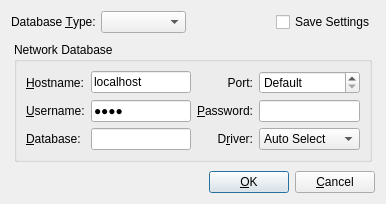
<?xml version="1.0" encoding="UTF-8"?>
<ui version="4.0">
 <author>He Hui</author>
 <class>DatabaseConnecterDialogUI</class>
 <widget class="QDialog" name="DatabaseConnecterDialogUI">
  <property name="geometry">
   <rect>
    <x>0</x>
    <y>0</y>
    <width>386</width>
    <height>187</height>
   </rect>
  </property>
  <property name="windowTitle">
   <string>Database Connecter</string>
  </property>
  <layout class="QVBoxLayout" name="verticalLayout">
   <item>
    <layout class="QHBoxLayout" name="horizontalLayout">
     <item>
      <widget class="QLabel" name="databaseTypeLabel">
       <property name="text">
        <string>Database &amp;Type:</string>
       </property>
       <property name="buddy">
        <cstring>databaseTypeComboBox</cstring>
       </property>
      </widget>
     </item>
     <item>
      <widget class="QComboBox" name="databaseTypeComboBox">
       <property name="sizePolicy">
        <sizepolicy hsizetype="Expanding" vsizetype="Fixed">
         <horstretch>0</horstretch>
         <verstretch>0</verstretch>
        </sizepolicy>
       </property>
       <property name="toolTip">
        <string>Database Type</string>
       </property>
       <property name="statusTip">
        <string>Database Type</string>
       </property>
       <property name="whatsThis">
        <string>Database Type</string>
       </property>
      </widget>
     </item>
     <item>
      <spacer name="horizontalSpacer">
       <property name="orientation">
        <enum>Qt::Horizontal</enum>
       </property>
       <property name="sizeHint" stdset="0">
        <size>
         <width>40</width>
         <height>20</height>
        </size>
       </property>
      </spacer>
     </item>
     <item>
      <widget class="QCheckBox" name="checkBoxSaveSettings">
       <property name="text">
        <string>Save Settings</string>
       </property>
      </widget>
     </item>
    </layout>
   </item>
   <item>
    <widget class="QStackedWidget" name="stackedWidget">
     <property name="currentIndex">
      <number>0</number>
     </property>
     <widget class="QWidget" name="networkDatabasePage">
      <layout class="QGridLayout" name="gridLayout">
       <property name="leftMargin">
        <number>3</number>
       </property>
       <property name="topMargin">
        <number>3</number>
       </property>
       <property name="rightMargin">
        <number>3</number>
       </property>
       <property name="bottomMargin">
        <number>3</number>
       </property>
       <item row="0" column="0">
        <widget class="QGroupBox" name="networkDatabaseGroupbox">
         <property name="title">
          <string>Network Database</string>
         </property>
         <property name="flat">
          <bool>false</bool>
         </property>
         <property name="checkable">
          <bool>false</bool>
         </property>
         <property name="checked">
          <bool>false</bool>
         </property>
         <layout class="QGridLayout">
          <item row="2" column="0">
           <widget class="QLabel" name="databaseNameLabel">
            <property name="text">
             <string>&amp;Database:</string>
            </property>
            <property name="buddy">
             <cstring>databaseNameEdit</cstring>
            </property>
           </widget>
          </item>
          <item row="2" column="1">
           <widget class="QLineEdit" name="databaseNameEdit">
            <property name="toolTip">
             <string>Database Name</string>
            </property>
            <property name="statusTip">
             <string>Database Name</string>
            </property>
            <property name="whatsThis">
             <string>Database Name</string>
            </property>
            <property name="text">
             <string notr="true"/>
            </property>
           </widget>
          </item>
          <item row="2" column="2">
           <widget class="QLabel" name="driverLabel">
            <property name="text">
             <string>D&amp;river:</string>
            </property>
            <property name="alignment">
             <set>Qt::AlignRight|Qt::AlignTrailing|Qt::AlignVCenter</set>
            </property>
            <property name="buddy">
             <cstring>driverCombo</cstring>
            </property>
           </widget>
          </item>
          <item row="2" column="3">
           <widget class="QComboBox" name="driverCombo">
            <property name="sizePolicy">
             <sizepolicy hsizetype="Expanding" vsizetype="Fixed">
              <horstretch>0</horstretch>
              <verstretch>0</verstretch>
             </sizepolicy>
            </property>
            <property name="toolTip">
             <string>Database Driver</string>
            </property>
            <property name="statusTip">
             <string>Database Driver</string>
            </property>
            <property name="whatsThis">
             <string>Database Driver</string>
            </property>
            <item>
             <property name="text">
              <string>Auto Select</string>
             </property>
            </item>
           </widget>
          </item>
          <item row="0" column="0">
           <widget class="QLabel" name="hostNameLabel">
            <property name="text">
             <string>&amp;Hostname:</string>
            </property>
            <property name="buddy">
             <cstring>hostnameEdit</cstring>
            </property>
           </widget>
          </item>
          <item row="0" column="1">
           <widget class="QLineEdit" name="hostnameEdit">
            <property name="toolTip">
             <string>Host Name Or IP Address Of The Database Server</string>
            </property>
            <property name="statusTip">
             <string>Host Name Or IP Address Of The Database Server</string>
            </property>
            <property name="whatsThis">
             <string>Host Name Or IP Address Of The Database Server</string>
            </property>
            <property name="text">
             <string notr="true">localhost</string>
            </property>
           </widget>
          </item>
          <item row="0" column="2">
           <widget class="QLabel" name="portLabel">
            <property name="text">
             <string>Port:</string>
            </property>
            <property name="alignment">
             <set>Qt::AlignRight|Qt::AlignTrailing|Qt::AlignVCenter</set>
            </property>
            <property name="buddy">
             <cstring>portSpinBox</cstring>
            </property>
           </widget>
          </item>
          <item row="0" column="3">
           <widget class="QSpinBox" name="portSpinBox">
            <property name="toolTip">
             <string>Port Of The Database Server</string>
            </property>
            <property name="statusTip">
             <string>Port Of The Database Server</string>
            </property>
            <property name="whatsThis">
             <string>Port Of The Database Server</string>
            </property>
            <property name="specialValueText">
             <string>Default</string>
            </property>
            <property name="minimum">
             <number>0</number>
            </property>
            <property name="maximum">
             <number>65535</number>
            </property>
            <property name="value">
             <number>0</number>
            </property>
           </widget>
          </item>
          <item row="1" column="0">
           <widget class="QLabel" name="userNameLabel">
            <property name="text">
             <string>&amp;Username:</string>
            </property>
            <property name="buddy">
             <cstring>userNameEdit</cstring>
            </property>
           </widget>
          </item>
          <item row="1" column="1">
           <widget class="QLineEdit" name="userNameEdit">
            <property name="toolTip">
             <string>User Name Of The Database Server</string>
            </property>
            <property name="statusTip">
             <string>User Name Of The Database Server</string>
            </property>
            <property name="whatsThis">
             <string>User Name Of The Database Server</string>
            </property>
            <property name="text">
             <string notr="true">root</string>
            </property>
            <property name="echoMode">
             <enum>QLineEdit::Password</enum>
            </property>
           </widget>
          </item>
          <item row="1" column="2">
           <widget class="QLabel" name="passwordLabel">
            <property name="text">
             <string>&amp;Password:</string>
            </property>
            <property name="alignment">
             <set>Qt::AlignRight|Qt::AlignTrailing|Qt::AlignVCenter</set>
            </property>
            <property name="buddy">
             <cstring>passwordEdit</cstring>
            </property>
           </widget>
          </item>
          <item row="1" column="3">
           <widget class="QLineEdit" name="passwordEdit">
            <property name="toolTip">
             <string>Password</string>
            </property>
            <property name="statusTip">
             <string>Password</string>
            </property>
            <property name="whatsThis">
             <string>Password</string>
            </property>
            <property name="text">
             <string notr="true"/>
            </property>
            <property name="echoMode">
             <enum>QLineEdit::Password</enum>
            </property>
           </widget>
          </item>
         </layout>
        </widget>
       </item>
      </layout>
     </widget>
     <widget class="QWidget" name="localDatabaseFilePage">
      <layout class="QGridLayout" name="gridLayout_2">
       <property name="leftMargin">
        <number>3</number>
       </property>
       <property name="topMargin">
        <number>3</number>
       </property>
       <property name="rightMargin">
        <number>3</number>
       </property>
       <property name="bottomMargin">
        <number>3</number>
       </property>
       <item row="0" column="0">
        <widget class="QGroupBox" name="localDatabaseGroupbox">
         <property name="title">
          <string>Local Database File</string>
         </property>
         <property name="flat">
          <bool>false</bool>
         </property>
         <property name="checkable">
          <bool>false</bool>
         </property>
         <property name="checked">
          <bool>false</bool>
         </property>
         <layout class="QGridLayout">
          <property name="leftMargin">
           <number>8</number>
          </property>
          <property name="topMargin">
           <number>8</number>
          </property>
          <property name="rightMargin">
           <number>8</number>
          </property>
          <property name="bottomMargin">
           <number>8</number>
          </property>
          <property name="spacing">
           <number>6</number>
          </property>
          <item row="1" column="0" colspan="3">
           <widget class="QComboBox" name="databaseFilePathComboBox">
            <property name="toolTip">
             <string>Database File Path</string>
            </property>
            <property name="statusTip">
             <string>Database File Path</string>
            </property>
            <property name="whatsThis">
             <string>Database File Path</string>
            </property>
            <property name="editable">
             <bool>true</bool>
            </property>
           </widget>
          </item>
          <item row="0" column="2">
           <widget class="QPushButton" name="browseButton">
            <property name="toolTip">
             <string>Click To Select The Database File</string>
            </property>
            <property name="statusTip">
             <string>Click To Select The Database File</string>
            </property>
            <property name="whatsThis">
             <string>Click To Select The Database File</string>
            </property>
            <property name="text">
             <string>&amp;Browse</string>
            </property>
            <property name="autoDefault">
             <bool>false</bool>
            </property>
           </widget>
          </item>
          <item row="0" column="0">
           <widget class="QLabel" name="databaseFilePathLabel">
            <property name="text">
             <string>Database File Path:</string>
            </property>
           </widget>
          </item>
          <item row="0" column="1">
           <spacer>
            <property name="orientation">
             <enum>Qt::Horizontal</enum>
            </property>
            <property name="sizeHint" stdset="0">
             <size>
              <width>40</width>
              <height>20</height>
             </size>
            </property>
           </spacer>
          </item>
         </layout>
        </widget>
       </item>
      </layout>
     </widget>
    </widget>
   </item>
   <item>
    <layout class="QHBoxLayout">
     <property name="spacing">
      <number>6</number>
     </property>
     <property name="leftMargin">
      <number>0</number>
     </property>
     <property name="topMargin">
      <number>0</number>
     </property>
     <property name="rightMargin">
      <number>0</number>
     </property>
     <property name="bottomMargin">
      <number>0</number>
     </property>
     <item>
      <spacer>
       <property name="orientation">
        <enum>Qt::Horizontal</enum>
       </property>
       <property name="sizeType">
        <enum>QSizePolicy::Expanding</enum>
       </property>
       <property name="sizeHint" stdset="0">
        <size>
         <width>10</width>
         <height>20</height>
        </size>
       </property>
      </spacer>
     </item>
     <item>
      <widget class="QPushButton" name="okButton">
       <property name="text">
        <string>&amp;OK</string>
       </property>
       <property name="shortcut">
        <string>Ctrl+Return</string>
       </property>
       <property name="default">
        <bool>true</bool>
       </property>
      </widget>
     </item>
     <item>
      <widget class="QPushButton" name="cancelButton">
       <property name="text">
        <string>&amp;Cancel</string>
       </property>
       <property name="shortcut">
        <string>Esc</string>
       </property>
      </widget>
     </item>
    </layout>
   </item>
  </layout>
 </widget>
 <tabstops>
  <tabstop>hostnameEdit</tabstop>
  <tabstop>portSpinBox</tabstop>
  <tabstop>userNameEdit</tabstop>
  <tabstop>passwordEdit</tabstop>
  <tabstop>databaseNameEdit</tabstop>
  <tabstop>driverCombo</tabstop>
  <tabstop>okButton</tabstop>
  <tabstop>cancelButton</tabstop>
  <tabstop>browseButton</tabstop>
  <tabstop>databaseFilePathComboBox</tabstop>
 </tabstops>
 <resources/>
 <connections/>
</ui>
